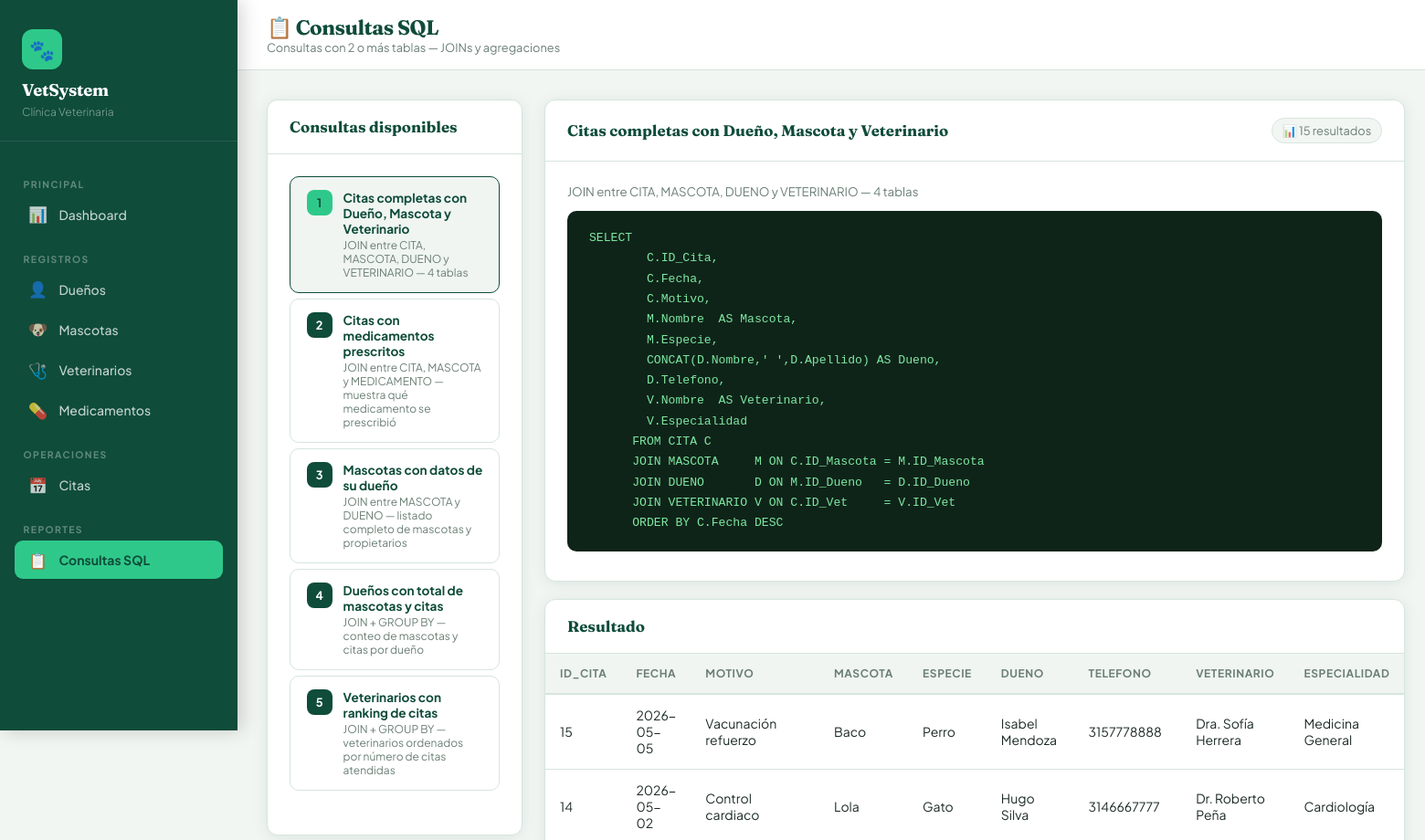
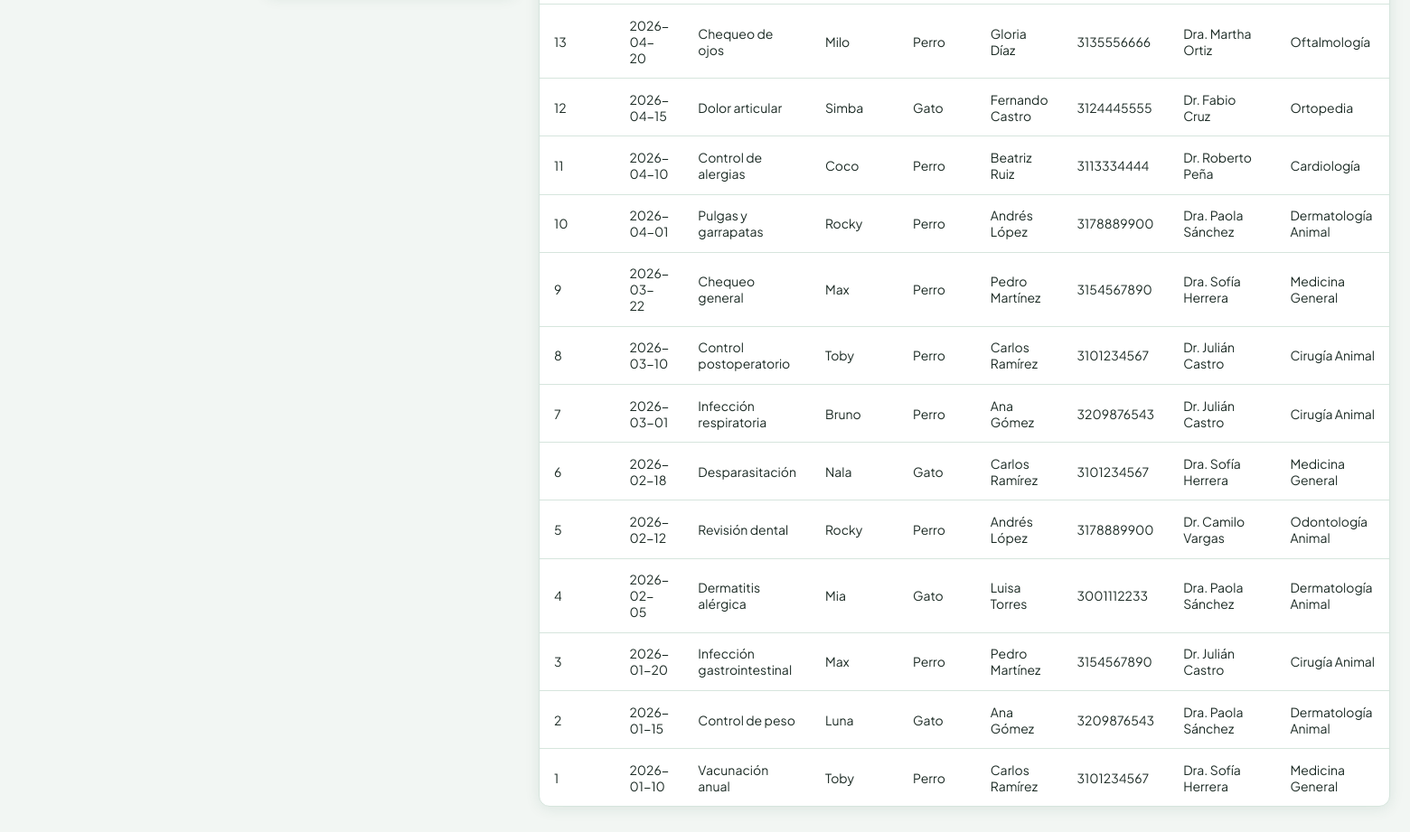
Page /consultas/index.php on the committed database (2 pictures, top to bottom).
### tables this page shows
CREATE TABLE CITA (
  ID_Cita    INT AUTO_INCREMENT PRIMARY KEY,
  Fecha      DATE NOT NULL,
  Motivo     VARCHAR(200),
  ID_Mascota INT NOT NULL,
  ID_Vet     INT NOT NULL,
  ID_Med     INT DEFAULT NULL,
  created_at TIMESTAMP DEFAULT CURRENT_TIMESTAMP,
  CONSTRAINT fk_cita_mascota FOREIGN KEY (ID_Mascota)
    REFERENCES MASCOTA(ID_Mascota) ON DELETE CASCADE ON UPDATE CASCADE,
  CONSTRAINT fk_cita_vet FOREIGN KEY (ID_Vet)
    REFERENCES VETERINARIO(ID_Vet) ON DELETE CASCADE ON UPDATE CASCADE,
  CONSTRAINT fk_cita_med FOREIGN KEY (ID_Med)
    REFERENCES MEDICAMENTO(ID_Med) ON DELETE SET NULL ON UPDATE CASCADE
);

CREATE TABLE MASCOTA (
  ID_Mascota      INT AUTO_INCREMENT PRIMARY KEY,
  Nombre          VARCHAR(80) NOT NULL,
  Especie         VARCHAR(50),
  Raza            VARCHAR(50),
  FechaNacimiento DATE,
  ID_Dueno        INT NOT NULL,
  created_at      TIMESTAMP DEFAULT CURRENT_TIMESTAMP,
  CONSTRAINT fk_mascota_dueno FOREIGN KEY (ID_Dueno)
    REFERENCES DUENO(ID_Dueno) ON DELETE CASCADE ON UPDATE CASCADE
);

CREATE TABLE DUENO (
  ID_Dueno    INT AUTO_INCREMENT PRIMARY KEY,
  Nombre      VARCHAR(100) NOT NULL,
  Apellido    VARCHAR(100) NOT NULL,
  Telefono    VARCHAR(20),
  Direccion   VARCHAR(200),
  Email       VARCHAR(100),
  created_at  TIMESTAMP DEFAULT CURRENT_TIMESTAMP
);

CREATE TABLE VETERINARIO (
  ID_Vet       INT AUTO_INCREMENT PRIMARY KEY,
  Nombre       VARCHAR(100) NOT NULL,
  Especialidad VARCHAR(80),
  Horario      VARCHAR(50),
  Telefono     VARCHAR(20),
  NumLicencia  VARCHAR(30) UNIQUE,
  created_at   TIMESTAMP DEFAULT CURRENT_TIMESTAMP
);

### consultas/index.php (the view, shortened to what this page needs)
<?php
$root = '../';
$conn = getConexion();
$consultaActiva = $_GET['q'] ?? '1';
$actual  = $consultas[$consultaActiva] ?? $consultas['1'];
$result  = $conn->query($actual['sql']);
$columns = $result ? $result->fetch_fields() : [];
$rows    = $result ? $result->fetch_all(MYSQLI_ASSOC) : [];
?>
<!DOCTYPE html>
<html lang="es">
<head>
  <link rel="stylesheet" href="<?= $root ?>assets/css/style.css">
</head>
<body>
<?php include $root . 'includes/sidebar.php'; ?>
<div class="main">
  <div class="topbar">
    <div>
      <h1>📋 Consultas SQL</h1>
      <div class="breadcrumb">Consultas con 2 o más tablas — JOINs y agregaciones</div>
    </div>
  </div>
  <div class="content">
    <div class="layout-two">
      <div>
        <div class="card">
          <div class="card-header"><h3>Consultas disponibles</h3></div>
          <div class="card-body">
            <div class="query-tabs">
              <?php foreach ($consultas as $key => $q): ?>
              <a href="?q=<?= $key ?>" class="query-tab <?= $consultaActiva == $key ? 'active' : '' ?>">
                <div class="tab-num"><?= $key ?></div>
                <div class="tab-info">
                  <h4><?= htmlspecialchars($q['titulo']) ?></h4>
                  <p><?= htmlspecialchars($q['descripcion']) ?></p>
                </div>
              </a>
              <?php endforeach; ?>
            </div>
          </div>
        </div>
      </div>
      <div>
        <div class="card" style="margin-bottom:1.2rem">
          <div class="card-header">
            <h3><?= htmlspecialchars($actual['titulo']) ?></h3>
            <span class="result-count">📊 <?= count($rows) ?> resultados</span>
          </div>
          <div class="card-body" style="padding-bottom:.5rem">
            <p style="font-size:.83rem;color:var(--muted);margin-bottom:.8rem">
              <?= htmlspecialchars($actual['descripcion']) ?>
            </p>
            <div class="sql-block"><?= htmlspecialchars(trim($actual['sql'])) ?></div>
          </div>
        </div>
        <div class="card">
          <div class="card-header"><h3>Resultado</h3></div>
          <div class="table-responsive">
            <?php if (empty($rows)): ?>
              <div style="padding:2rem;text-align:center;color:var(--muted)">Sin resultados</div>
            <?php else: ?>
            <table>
              <thead>
                <tr>
                  <?php foreach ($columns as $col): ?>
                  <th><?= htmlspecialchars($col->name) ?></th>
                  <?php endforeach; ?>
                </tr>
              </thead>
              <tbody>
                <?php foreach ($rows as $row): ?>
                <tr>
                  <?php foreach ($row as $val): ?>
                  <td><?= htmlspecialchars((string)($val ?? '—')) ?></td>
                  <?php endforeach; ?>
                </tr>
                <?php endforeach; ?>
              </tbody>
            </table>
            <?php endif; ?>
          </div>
        </div>
      </div>
    </div>
  </div>
</div>
</body>
</html>

### assets/css/style.css (style rules this page uses)
:root { --primary: #0f4c3a; --primary-mid: #1a6b52; --accent: #2ec98a; --amber: #f5a623; --danger: #e05c5c; --bg: #f2f6f3; --white: #ffffff; --card: #ffffff; --text: #1c2b25; --muted: #6b7f75; --border: #d6e5dd; --sidebar-w: 260px; --radius: 12px; --shadow: 0 2px 16px rgba(15,76,58,.10); --shadow-md: 0 4px 24px rgba(15,76,58,.16); }
*, *::before, *::after { box-sizing: border-box; margin: 0; padding: 0; }
body { font-family: 'Plus Jakarta Sans', sans-serif; background: var(--bg); color: var(--text); min-height: 100vh; display: flex; }
.main { margin-left: var(--sidebar-w); flex: 1; min-height: 100vh; display: flex; flex-direction: column; }
.topbar { background: var(--white); border-bottom: 1px solid var(--border); padding: 1rem 2rem; display: flex; align-items: center; justify-content: space-between; }
.topbar h1 { font-family: 'Fraunces', serif; font-size: 1.4rem; font-weight: 700; color: var(--primary); letter-spacing: -.5px; }
.topbar .breadcrumb { font-size: .8rem; color: var(--muted); }
.content { padding: 2rem; flex: 1; }
.card { background: var(--card); border-radius: var(--radius); box-shadow: var(--shadow); border: 1px solid var(--border); overflow: hidden; }
.card-header { padding: 1.2rem 1.5rem; border-bottom: 1px solid var(--border); display: flex; align-items: center; justify-content: space-between; gap: 1rem; }
.card-header h3 { font-family: 'Fraunces', serif; font-size: 1.05rem; color: var(--primary); font-weight: 700; }
.card-body { padding: 1.5rem; }
.table-responsive { overflow-x: auto; }
table { width: 100%; border-collapse: collapse; font-size: .875rem; }
thead tr { background: #f0f5f2; }
thead th { padding: .85rem 1rem; text-align: left; font-weight: 700; font-size: .75rem; letter-spacing: .6px; text-transform: uppercase; color: var(--muted); white-space: nowrap; border-bottom: 2px solid var(--border); }
tbody tr { border-bottom: 1px solid var(--border); transition: background .15s; }
tbody td { padding: .85rem 1rem; color: var(--text); vertical-align: middle; }
tbody tr:last-child { border-bottom: none; }

### consultas/index.php (style rules this page uses)
.query-tabs { display: flex; flex-direction: column; gap: .4rem; margin-bottom: 1.5rem; }
.query-tab { display: flex; align-items: flex-start; gap: .75rem; padding: .85rem 1.1rem; border-radius: 10px; border: 1.5px solid var(--border); background: var(--white); text-decoration: none; transition: all .18s; cursor: pointer; }
.query-tab.active { border-color: var(--primary); background: #f0f5f2; }
.tab-num { width: 28px; height: 28px; border-radius: 8px; background: var(--primary); color: #fff; font-size: .8rem; font-weight: 700; display: flex; align-items: center; justify-content: center; flex-shrink: 0; }
.query-tab.active .tab-num { background: var(--accent); color: var(--primary); }
.tab-info h4 { font-size: .85rem; font-weight: 700; color: var(--primary); }
.tab-info p { font-size: .75rem; color: var(--muted); margin-top: .15rem; }
.sql-block { background: #0f2419; color: #7ee8a2; border-radius: 10px; padding: 1.2rem 1.5rem; font-family: 'Courier New', monospace; font-size: .82rem; line-height: 1.7; margin-bottom: 1.5rem; overflow-x: auto; white-space: pre; }
.result-count { display: inline-flex; align-items: center; gap: .4rem; font-size: .8rem; color: var(--muted); padding: .3rem .7rem; background: var(--bg); border-radius: 20px; border: 1px solid var(--border); }
.layout-two { display: grid; grid-template-columns: 280px 1fr; gap: 1.5rem; align-items: start; }

### rows in the picture
cita: ID_Cita "15", Fecha "2026-05-05", Motivo "Vacunación refuerzo", ID_Mascota.Nombre "Baco", ID_Mascota.Especie "Perro", val "Isabel Mendoza", dueno.Telefono "3157778888", ID_Vet.Nombre "Dra. Sofía Herrera", ID_Vet.Especialidad "Medicina General"
cita: ID_Cita "14", Fecha "2026-05-02", Motivo "Control cardiaco", ID_Mascota.Nombre "Lola", ID_Mascota.Especie "Gato", val "Hugo Silva", dueno.Telefono "3146667777", ID_Vet.Nombre "Dr. Roberto Peña", ID_Vet.Especialidad "Cardiología"
cita: ID_Cita "13", Fecha "2026-04-20", Motivo "Chequeo de ojos", ID_Mascota.Nombre "Milo", ID_Mascota.Especie "Perro", val "Gloria Díaz", dueno.Telefono "3135556666", ID_Vet.Nombre "Dra. Martha Ortiz", ID_Vet.Especialidad "Oftalmología"
cita: ID_Cita "12", Fecha "2026-04-15", Motivo "Dolor articular", ID_Mascota.Nombre "Simba", ID_Mascota.Especie "Gato", val "Fernando Castro", dueno.Telefono "3124445555", ID_Vet.Nombre "Dr. Fabio Cruz", ID_Vet.Especialidad "Ortopedia"
cita: ID_Cita "11", Fecha "2026-04-10", Motivo "Control de alergias", ID_Mascota.Nombre "Coco", ID_Mascota.Especie "Perro", val "Beatriz Ruiz", dueno.Telefono "3113334444", ID_Vet.Nombre "Dr. Roberto Peña", ID_Vet.Especialidad "Cardiología"
cita: ID_Cita "10", Fecha "2026-04-01", Motivo "Pulgas y garrapatas", ID_Mascota.Nombre "Rocky", ID_Mascota.Especie "Perro", val "Andrés López", dueno.Telefono "3178889900", ID_Vet.Nombre "Dra. Paola Sánchez", ID_Vet.Especialidad "Dermatología Animal"
cita: ID_Cita "9", Fecha "2026-03-22", Motivo "Chequeo general", ID_Mascota.Nombre "Max", ID_Mascota.Especie "Perro", val "Pedro Martínez", dueno.Telefono "3154567890", ID_Vet.Nombre "Dra. Sofía Herrera", ID_Vet.Especialidad "Medicina General"
cita: ID_Cita "8", Fecha "2026-03-10", Motivo "Control postoperatorio", ID_Mascota.Nombre "Toby", ID_Mascota.Especie "Perro", val "Carlos Ramírez", dueno.Telefono "3101234567", ID_Vet.Nombre "Dr. Julián Castro", ID_Vet.Especialidad "Cirugía Animal"
cita: ID_Cita "7", Fecha "2026-03-01", Motivo "Infección respiratoria", ID_Mascota.Nombre "Bruno", ID_Mascota.Especie "Perro", val "Ana Gómez", dueno.Telefono "3209876543", ID_Vet.Nombre "Dr. Julián Castro", ID_Vet.Especialidad "Cirugía Animal"
cita: ID_Cita "6", Fecha "2026-02-18", Motivo "Desparasitación", ID_Mascota.Nombre "Nala", ID_Mascota.Especie "Gato", val "Carlos Ramírez", dueno.Telefono "3101234567", ID_Vet.Nombre "Dra. Sofía Herrera", ID_Vet.Especialidad "Medicina General"
cita: ID_Cita "5", Fecha "2026-02-12", Motivo "Revisión dental", ID_Mascota.Nombre "Rocky", ID_Mascota.Especie "Perro", val "Andrés López", dueno.Telefono "3178889900", ID_Vet.Nombre "Dr. Camilo Vargas", ID_Vet.Especialidad "Odontología Animal"
cita: ID_Cita "4", Fecha "2026-02-05", Motivo "Dermatitis alérgica", ID_Mascota.Nombre "Mia", ID_Mascota.Especie "Gato", val "Luisa Torres", dueno.Telefono "3001112233", ID_Vet.Nombre "Dra. Paola Sánchez", ID_Vet.Especialidad "Dermatología Animal"
cita: ID_Cita "3", Fecha "2026-01-20", Motivo "Infección gastrointestinal", ID_Mascota.Nombre "Max", ID_Mascota.Especie "Perro", val "Pedro Martínez", dueno.Telefono "3154567890", ID_Vet.Nombre "Dr. Julián Castro", ID_Vet.Especialidad "Cirugía Animal"
cita: ID_Cita "2", Fecha "2026-01-15", Motivo "Control de peso", ID_Mascota.Nombre "Luna", ID_Mascota.Especie "Gato", val "Ana Gómez", dueno.Telefono "3209876543", ID_Vet.Nombre "Dra. Paola Sánchez", ID_Vet.Especialidad "Dermatología Animal"
cita: ID_Cita "1", Fecha "2026-01-10", Motivo "Vacunación anual", ID_Mascota.Nombre "Toby", ID_Mascota.Especie "Perro", val "Carlos Ramírez", dueno.Telefono "3101234567", ID_Vet.Nombre "Dra. Sofía Herrera", ID_Vet.Especialidad "Medicina General"

### other values in the picture
$key "1"
$q['titulo'] "Citas completas con Dueño, Mascota y Veterinario"
$q['descripcion'] "JOIN entre CITA, MASCOTA, DUENO y VETERINARIO — 4 tablas"
$key "2"
$q['titulo'] "Citas con medicamentos prescritos"
$q['descripcion'] "JOIN entre CITA, MASCOTA y MEDICAMENTO — muestra qué medicamento se prescribió"
$key "3"
$q['titulo'] "Mascotas con datos de su dueño"
$q['descripcion'] "JOIN entre MASCOTA y DUENO — listado completo de mascotas y propietarios"
$key "4"
$q['titulo'] "Dueños con total de mascotas y citas"
$q['descripcion'] "JOIN + GROUP BY — conteo de mascotas y citas por dueño"
$key "5"
$q['titulo'] "Veterinarios con ranking de citas"
$q['descripcion'] "JOIN + GROUP BY — veterinarios ordenados por número de citas atendidas"
